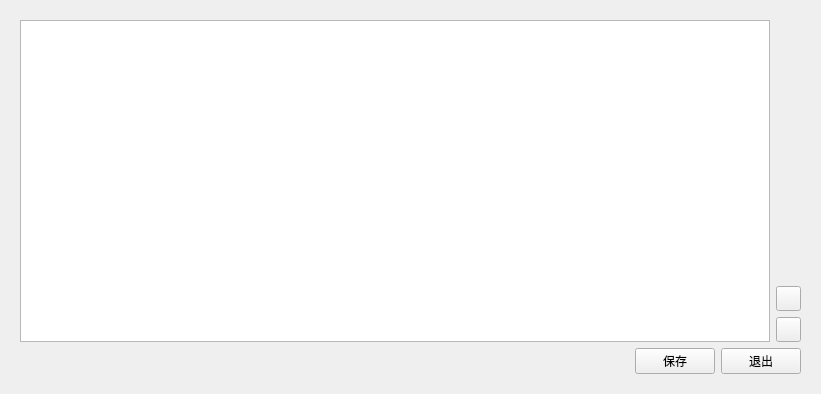
<?xml version="1.0" encoding="UTF-8"?>
<ui version="4.0">
 <class>LifeControlSetup</class>
 <widget class="QWidget" name="LifeControlSetup">
  <property name="geometry">
   <rect>
    <x>0</x>
    <y>0</y>
    <width>821</width>
    <height>394</height>
   </rect>
  </property>
  <property name="windowTitle">
   <string>Form</string>
  </property>
  <layout class="QGridLayout" name="gridLayout">
   <item row="0" column="0">
    <widget class="QWidget" name="widgetLayout" native="true">
     <layout class="QVBoxLayout" name="verticalLayout_2">
      <item>
       <layout class="QHBoxLayout" name="horizontalLayout">
        <item>
         <widget class="QTableView" name="tableView"/>
        </item>
        <item>
         <layout class="QVBoxLayout" name="verticalLayout">
          <item>
           <spacer name="verticalSpacer">
            <property name="orientation">
             <enum>Qt::Vertical</enum>
            </property>
            <property name="sizeHint" stdset="0">
             <size>
              <width>20</width>
              <height>40</height>
             </size>
            </property>
           </spacer>
          </item>
          <item>
           <widget class="QPushButton" name="btnPlus">
            <property name="minimumSize">
             <size>
              <width>25</width>
              <height>25</height>
             </size>
            </property>
            <property name="maximumSize">
             <size>
              <width>25</width>
              <height>25</height>
             </size>
            </property>
            <property name="text">
             <string/>
            </property>
            <property name="icon">
             <iconset resource="../../common/PropertyPage/qtpropertybrowser/qtpropertybrowser.qrc">
              <normaloff>:/qt-project.org/qtpropertybrowser/images/cursor-sizeall.png</normaloff>:/qt-project.org/qtpropertybrowser/images/cursor-sizeall.png</iconset>
            </property>
           </widget>
          </item>
          <item>
           <widget class="QPushButton" name="btnMunus">
            <property name="minimumSize">
             <size>
              <width>25</width>
              <height>25</height>
             </size>
            </property>
            <property name="maximumSize">
             <size>
              <width>25</width>
              <height>25</height>
             </size>
            </property>
            <property name="text">
             <string/>
            </property>
            <property name="icon">
             <iconset resource="../../common/PropertyPage/qtpropertybrowser/qtpropertybrowser.qrc">
              <normaloff>:/qt-project.org/qtpropertybrowser/images/cursor-sizeh.png</normaloff>:/qt-project.org/qtpropertybrowser/images/cursor-sizeh.png</iconset>
            </property>
           </widget>
          </item>
         </layout>
        </item>
       </layout>
      </item>
      <item>
       <layout class="QHBoxLayout" name="horizontalLayout_2">
        <item>
         <spacer name="horizontalSpacer">
          <property name="orientation">
           <enum>Qt::Horizontal</enum>
          </property>
          <property name="sizeHint" stdset="0">
           <size>
            <width>40</width>
            <height>20</height>
           </size>
          </property>
         </spacer>
        </item>
        <item>
         <widget class="QPushButton" name="pushButton">
          <property name="text">
           <string>保存</string>
          </property>
         </widget>
        </item>
        <item>
         <widget class="QPushButton" name="pushButton_2">
          <property name="text">
           <string>退出</string>
          </property>
         </widget>
        </item>
       </layout>
      </item>
     </layout>
    </widget>
   </item>
  </layout>
 </widget>
 <resources>
  <include location="../../common/PropertyPage/qtpropertybrowser/qtpropertybrowser.qrc"/>
 </resources>
 <connections/>
</ui>
